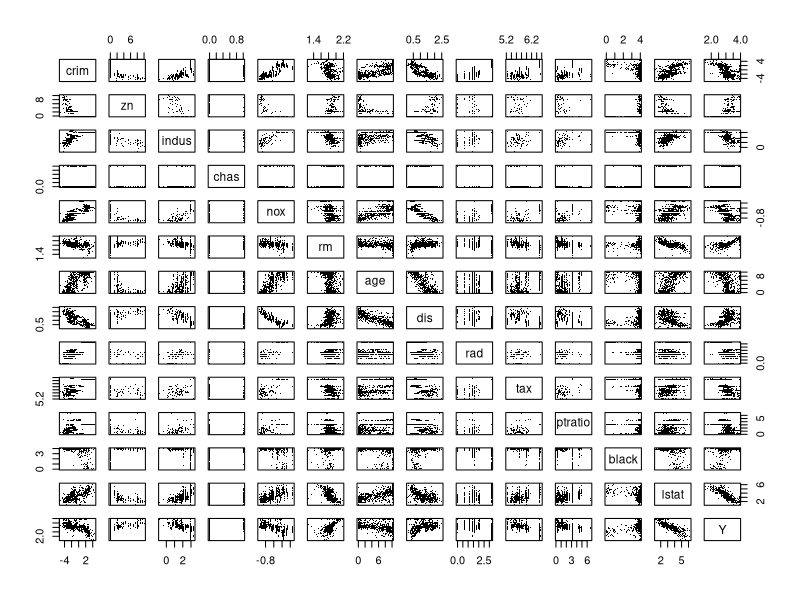

Write the R code that produced this figure.
#######################################################################
# This lab is for IS590DT.                                            #
# Contact Yingjun (yingjun2@illinois.edu) if you have any questions.  #
# Check for more information on https://github.com/yingjun2/IS590DT   #
#######################################################################


library(MASS)
data(Boston)
?Boston
head(Boston)

dim(Boston)

names(Boston)

# The data frame contains the following columns:
# crim: per capita crime rate by town.
# zn: proportion of residential land zoned for lots over 25,000 sq.ft.
# indus: proportion of non-retail business acres per town.
# chas: Charles River dummy variable (= 1 if tract bounds river; 0 otherwise).
# nox: nitrogen oxides concentration (parts per 10 million).
# rm: average number of rooms per dwelling.
# age: proportion of owner-occupied units built prior to 1940.
# dis: weighted mean of distances to five Boston employment centres.
# rad: index of accessibility to radial highways.
# tax: full-value property-tax rate per $10,000.
# ptratio: pupil-teacher ratio by town.
# black: 1000(Bk - 0.63)^2 where Bk is the proportion of blacks by town.
# lstat: lower status of the population (percent).
# medv: median value of owner-occupied homes in $1000s.
# Change the response variable name to be “Y”. Next take some transformations on Y and X’s, suggested in the literature.




myData <- Boston
names(myData)[14] <- "Y"
iLog <- c(1, 3, 5, 6, 8, 9, 10, 14)
myData[, iLog] <- log(myData[, iLog])
myData[, 2] <- myData[, 2]/10
myData[, 7] <- myData[, 7]^2.5/10^4
myData[, 11] <- exp(0.4 * myData[, 11])/1000
myData[, 12] <- myData[, 12]/100
myData[, 13] <- sqrt(myData[, 13])

summary(myData)

# Produce a pair-wise scatter plot. Caution: a big figure.
pairs(myData, pch='.')

# Fit a Linear Model
# Fit a linear regression model using all the predictors.
lmfit <-  lm(Y ~ ., data = myData)

# Check what have been returned by lm.
names(lmfit)  # What have been returned by "lm"?

# Check how to retrieve various LS results.
lmfit$residuals[1]

length(lmfit$residuals)

sqrt(sum(lmfit$residuals^2)/(506 - 14))  # residual standard error

1 - sum(lmfit$residuals^2)/(var(myData$Y)*505)  # R-square

lmfit$coef    # 13 regression cofficients including the intercept

# Print the summary of the LS results
summary(lmfit)

# Predict the price for two new houses.
newx <-  apply(myData, 2, median)
newx <-  rbind(newx, newx)
newx

newx[, 4] <-  c(1,0)
newx

newx[, -14] %*% lmfit$coef[-1] + lmfit$coef[1]

# or use the "predict" function, then new data should 
# be a data frame. 
row.names(newx) = NULL
newx <- data.frame(newx)
predict(lmfit, newdata = newx)

